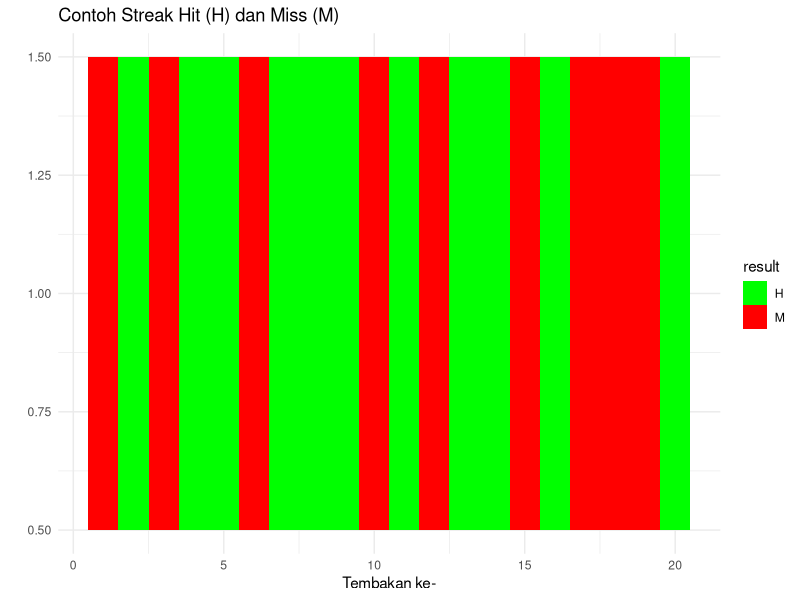

This figure's R source:
## ---- chunk 1
# Simulasi Hot Hand Fallacy
set.seed(123)  # Agar hasil reproducible
n_shots <- 1000  # Jumlah tembakan
shots <- sample(c("H", "M"), size = n_shots, replace = TRUE, prob = c(0.5, 0.5))  # H = Hit, M = Miss

# Identifikasi streak HHH dan lihat hasil tembakan setelahnya
streak_length <- 3  # Panjang streak yang diuji (HHH)
next_shot_results <- c()

for (i in 1:(n_shots - streak_length)) {
  if (all(shots[i:(i + streak_length - 1)] == "H")) {
    next_shot_results <- c(next_shot_results, shots[i + streak_length])
  }
}

# Hitung probabilitas H setelah streak HHH
prob_h_after_streak <- sum(next_shot_results == "H") / length(next_shot_results)
print(paste("Probabilitas H setelah streak HHH:", prob_h_after_streak))

# Bandingkan dengan probabilitas teoritis (50%)
theoretical_prob <- 0.5
print(paste("Selisih dengan probabilitas teoritis:", abs(prob_h_after_streak - theoretical_prob)))
## ---- chunk 2
# Visualisasi 20 tembakan pertama
library(ggplot2)
df <- data.frame(
  shot_number = 1:20,
  result = shots[1:20]
)
ggplot(df, aes(x = shot_number, y = 1, fill = result)) +
  geom_tile() +
  scale_fill_manual(values = c("H" = "green", "M" = "red")) +
  labs(title = "Contoh Streak Hit (H) dan Miss (M)", x = "Tembakan ke-", y = "") +
  theme_minimal()
